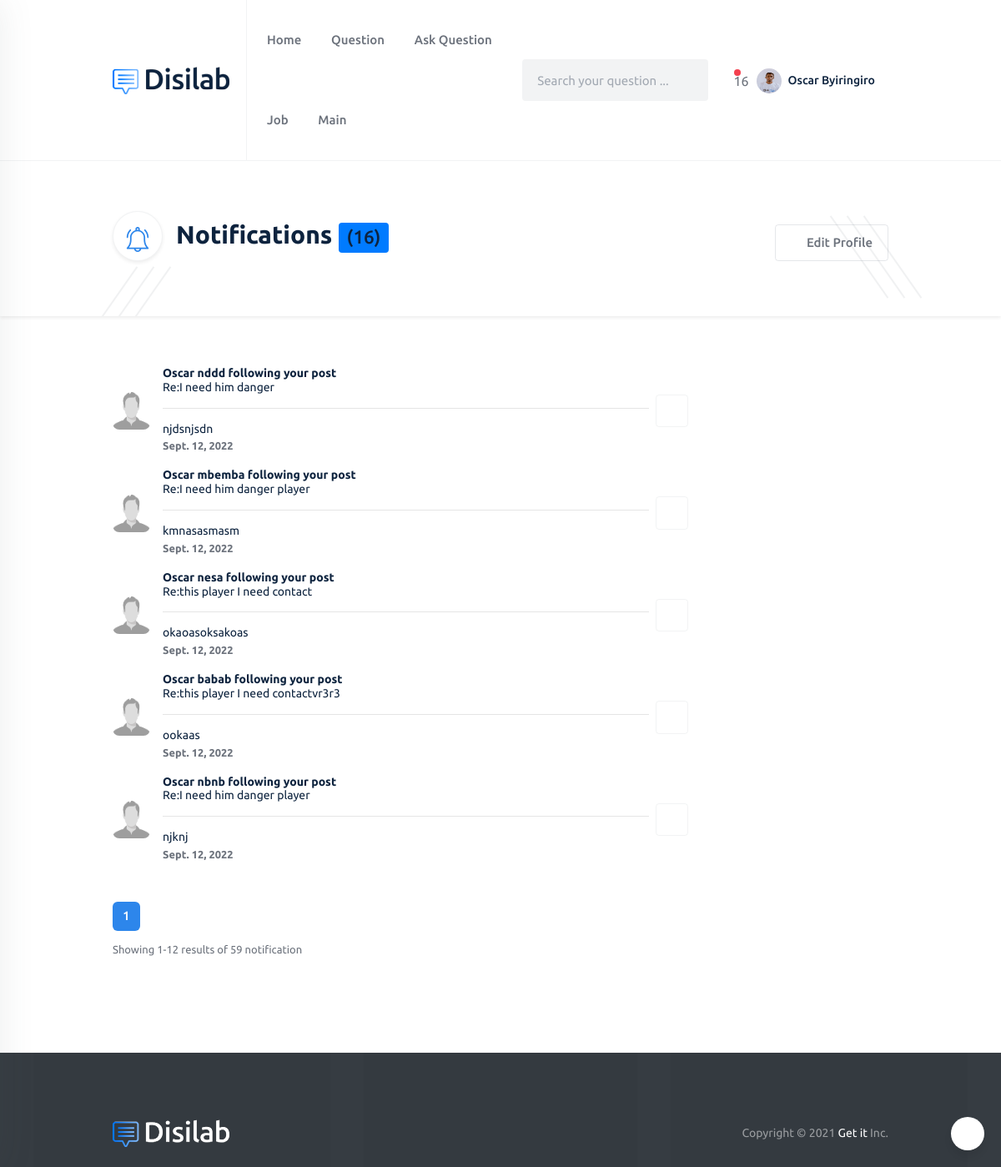
/notifications/ (signed in), run on the app's committed database.
### authentication/models.py (models this page shows, shortened)
class Profile(models.Model):
    user = models.OneToOneField(User, on_delete=models.CASCADE)
    user_image = models.ImageField(upload_to='images/', default='profile.png', null=True, blank=True)
    location = models.CharField(max_length=100, null=True, blank=True)
    about_me = models.TextField(null=True, blank=True)
    github_link = models.URLField(default='https://github.com/', null=True, blank=True)
    website_link = models.URLField(default='https://www.google.com/', null=True, blank=True)
    backend_development = models.PositiveIntegerField(null=True, blank=True)
    frontend_development = models.PositiveIntegerField(null=True, blank=True)
    hardware = models.PositiveIntegerField(null=True, blank=True)
    uiandux = models.PositiveIntegerField(null=True, blank=True)
    artificial_intelligence = models.PositiveIntegerField(null=True, blank=True)
    badge = models.BooleanField(default=False)
    date_created = models.DateField(default=now)

class User(AbstractBaseUser):
    full_name = models.CharField(max_length=255, null=False)
    email = models.EmailField(
        verbose_name='email address',
        max_length=255,
        unique=True,
    )
    phone_number = PhoneNumberField(unique=True)
    is_verified = models.BooleanField(default=False)
    is_two_f_enable = models.BooleanField(default=False)
    is_active = models.BooleanField(default=True)
    staff = models.BooleanField(default=False)
    admin = models.BooleanField(default=False)
    USERNAME_FIELD = 'email'
    REQUIRED_FIELDS = ['full_name', 'phone_number']
    objects = UserManager()
    class Meta:
        app_label = 'authentication'

### questions/models.py (models this page shows, shortened)
class ConnectWith(models.Model):
    user = models.ForeignKey(User, on_delete=models.CASCADE)
    name = models.CharField(max_length=250)
    email = models.EmailField(max_length=250)
    subject = models.CharField(max_length=250)
    body = models.TextField()
    readed_notification = models.BooleanField(default=False)
    published_date = models.DateField(auto_now_add=True)

### home_view/views.py (the view)
# urls.py: path('notifications/', views.notifications, name="notifications"),
@login_required(login_url='login')
def notifications(request):
    all_notification = ConnectWith.objects.filter(user=request.user).order_by('-id')
    paginator = Paginator(all_notification, 5)
    page_number = request.GET.get('page')
    try:
        posts = paginator.page(page_number)
    except PageNotAnInteger:
        posts = paginator.page(1)
    except EmptyPage:
        posts = paginator.page(paginator.num_pages)
    context = {
        'all_notification': posts
    }
    return render(request, 'notifications.html', context)

### home_view/templates/notifications.html (shortened to what this page needs)
{% extends 'base_white.html' %}
{% load static %}
{% block content %}
<section class="hero-area bg-white shadow-sm overflow-hidden pt-60px pb-50px">
    <span class="stroke-shape stroke-shape-1"></span>
    <span class="stroke-shape stroke-shape-2"></span>
    <span class="stroke-shape stroke-shape-3"></span>
    <span class="stroke-shape stroke-shape-4"></span>
    <span class="stroke-shape stroke-shape-5"></span>
    <span class="stroke-shape stroke-shape-6"></span>
    <div class="container">
        <div class="row">
            <div class="col-lg-8">
                <div class="hero-content d-flex align-items-center">
                    <div class="icon-element shadow-sm flex-shrink-0 mr-3 border border-gray">
                    </div>
                    <h2 class="section-title fs-30">Notifications  <span class="badge bg-primary totalunread">({{ notification_header_count }})</span></h2>
                </div>
            </div>
            <div class="col-lg-4">
                <div class="hero-btn-box text-right py-3">
                    <a href="{% url 'user_profile' %}" class="btn theme-btn theme-btn-outline theme-btn-outline-gray"><i class="la la-gear mr-1"></i> Edit Profile</a>
                </div>
            </div>
        </div>
    </div>
</section>
<section class="user-details-area pt-60px pb-60px">
    <div class="container">
        <div class="row">
            <div class="col-lg-9">
                <div class="notification-content-wrap notif-list">
                        {% for all_notification in all_notification %}
                            <div class="media media-card media--card shadow-none rounded-0 align-items-center bg-transparent notification-all">
                                <div class="media-img media-img-sm flex-shrink-0">
                                    <img src="{% static 'profile.png' %}" alt="avatar">
                                </div>
                                <div class="media-body p-0 border-left-0">
                                    <h3 class="fs-14 fw-regular"><b>{{ all_notification.name }} following your post</b></h3>
                                    <h5 class="fs-14 fw-regular">Re:{{ all_notification.subject }}</h5>
                                    <hr>
                                    <h6 class="fs-14 fw-regular">{{ all_notification.body }}</h6>
                                    <small class="meta d-block lh-24">
                                        <span><b>{{ all_notification.published_date }}</b></span>
                                    </small>
                                </div>
                                {% if not all_notification.readed_notification %}
                                <button data-index="{{ all_notification.id }}" data-notif="{{ all_notification.id }}" class="btn border border-gray fs-17 ml-2 markreadbtn" type="button" data-toggle="tooltip" data-placement="top" title="Mark as read"><i class="la la-eye"></i></button>
                               {% else %}
                                <button class="btn border border-gray fs-17 ml-2" type="button" data-toggle="tooltip" data-placement="top" title="Already Read"><i class="la la-glasses"></i></button>
                                {% endif %}
                            </div>
                            {% endfor %}
                </div>
                <div class="pager pt-30px mb-50px">
                    <nav aria-label="Page navigation example">
                        <ul class="pagination generic-pagination pr-1">
                                    <li class="page-item active"><a class="page-link" href="#">{{ all_notification.number }}</a></li>
                                    {% if all_notification.has_next %}
                                    <li class="page-item">
                                        <a class="page-link" href="?page={{ all_notification.next_page_number }}" aria-label="Next">
                                            <span aria-hidden="true"><i class="la la-arrow-right"></i></span>
                                        </a>
                                    </li>
                                    {% endif %}
                                </ul>
                    </nav>
                     <p class="fs-13 pt-2">Showing {{all_notification.number}}-{{ all_notification.paginator.num_pages }} results of {{ all_notification.paginator.count }} notification</p>
                </div>
            </div>
        </div>
    </div>
</section>
{% endblock %}

### templates/partial/header_white.html (shortened to what this page needs)
{% load static %}
<header class="header-area bg-white border-bottom border-bottom-gray">
    <div class="container">
        <div class="row align-items-center">
            <div class="col-lg-2">
                <div class="logo-box">
                    <a href="{% url 'home' %}" class="logo"><img src="{% static 'home/images/logo-black.png' %}" alt="logo"></a>
                </div>
            </div>
            <div class="col-lg-10">
                <div class="menu-wrapper border-left border-left-gray pl-2">
                    <nav class="menu-bar mr-auto">
                        <ul>
                            <li>
                                <a href="{% url 'home' %}">Home </a>
                            </li>
                            <li class="is-mega-menu">
                                <a href="{% url 'question' %}">Question </a>
                            </li>
                            <li>
                                <a href="{% url 'ask_question' %}">Ask Question </a>
                            </li>
                            <li>
                                <a href="{% url 'job_list' %}">Job </a>
                            </li>
                            {% if user.is_authenticated %}
                            <li>
                                <a href="{% url 'user_home' %}">Main </a>
                            </li>
                            {% endif %}
                        </ul>
                    </nav>
                <form method="GET" action="{% url 'question' %}">
                        <div class="form-group mb-0">
                            <input class="form-control form--control form--control-bg-gray text-black" type="text" name="search_question" placeholder="Search your question ...">
                            <button class="form-btn text-white-50" type="submit"><i class="la la-search"></i></button>
                        </div>
                    </form>
                    {% if user.is_authenticated %}
                    <div class="nav-right-button">
                        <ul class="user-action-wrap d-flex align-items-center">
                            <li class="dropdown">
                                <span class="ball red ball-lg noti-dot totalunreadMain">{{ notification_header_count }}</span>
                                <a class="nav-link dropdown-toggle dropdown--toggle" href="#" id="notificationDropdown" role="button" data-toggle="dropdown" aria-haspopup="true" aria-expanded="false">
                                    <i class="la la-bell"></i>
                                </a>
                            </li>
                            <li class="dropdown user-dropdown">
                                <a class="nav-link dropdown-toggle dropdown--toggle pl-2" href="#" id="userMenuDropdown" role="button" data-toggle="dropdown" aria-haspopup="true" aria-expanded="false">
                                    <div class="media media-card media--card shadow-none mb-0 rounded-0 align-items-center bg-transparent">
                                        <div class="media-img media-img-xs flex-shrink-0 rounded-full mr-2">
                                            <img src="{{ profile.user_image.url }}" alt="avatar" class="rounded-full">
                                        </div>
                                        <div class="media-body p-0 border-left-0">
                                            <h5 class="fs-14">{{ user.full_name }}</h5>
                                        </div>
                                    </div>
                                </a>
                            </li>
                        </ul>
                    </div>
                    {% endif %}
                </div>
            </div>
        </div>
    </div>
</header>

### data on the page
Profile: user_image (picture)
User: full_name "Oscar Byiringiro"
ConnectWith: name "Oscar nddd", subject "I need him danger", body "njdsnjsdn", published_date "Sept. 12, 2022", readed_notification True (drawn)
ConnectWith: name "Oscar mbemba", subject "I need him danger player", body "kmnasasmasm", published_date "Sept. 12, 2022", readed_notification True (drawn)
ConnectWith: name "Oscar nesa", subject "this player I need contact", body "okaoasoksakoas", published_date "Sept. 12, 2022", readed_notification True (drawn)
ConnectWith: name "Oscar babab", subject "this player I need contactvr3r3", body "ookaas", published_date "Sept. 12, 2022", readed_notification True (drawn)
ConnectWith: name "Oscar nbnb", subject "I need him danger player", body "njknj", published_date "Sept. 12, 2022", readed_notification True (drawn)

### other printed values
{{ notification_header_count }} "16"
{{ all_notification.number }} "1"
{{ all_notification.paginator.num_pages }} "12"
{{ all_notification.paginator.count }} "59"
